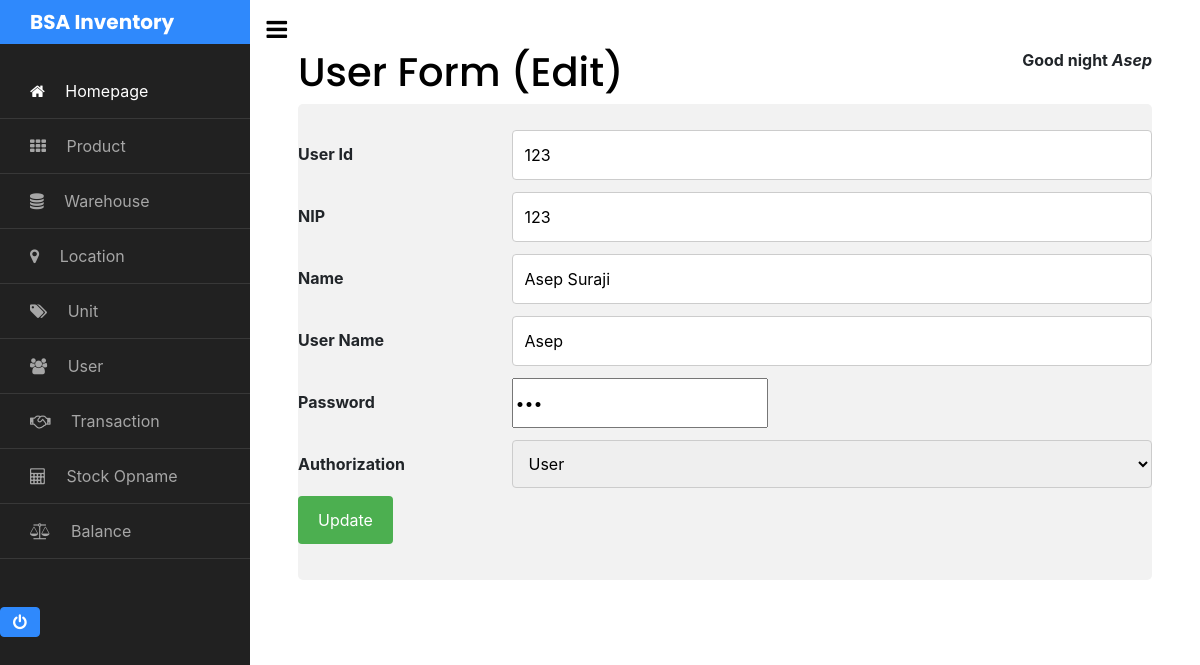
The app's page /pages/user-edit.php?id_user=123 (signed in) with its own data.
### tables this page shows
CREATE TABLE `t_user` (
  `id_user` int(11) NOT NULL,
  `nip` varchar(16) DEFAULT NULL,
  `nama` varchar(45) DEFAULT NULL,
  `pass` varchar(16) DEFAULT NULL,
  `user_name` varchar(16) DEFAULT NULL,
  `otorisasi` varchar(14) NOT NULL
);

### pages/user-edit.php (the view, shortened to what this page needs)
<?php
	  include '../include/sidebar.php';
    include '../include/config.php';
    $SQLexec = "SELECT * FROM t_user WHERE id_user = '$_GET[id_user]'";
    $query = mysqli_query($conn, $SQLexec) or die ("query salah");
    $row = mysqli_fetch_array($query);
?>
<h1>User Form (Edit)</h1>
<div class="container">
  <form method="POST" action="../model/act-user-edit.php">
    <div class="row">
      <div class="col-25">
        <label for="fname">User Id</label>
      </div>
      <div class="col-75">
        <input type="text" id="fname" name="txtId" value="<?php echo $row['id_user'];?>" readonly="">
      </div>
    </div>
    <div class="row">
      <div class="col-25">
        <label for="lname">NIP</label>
      </div>
      <div class="col-75">
        <input type="text" id="lname" name="txtNip" value="<?php echo $row['nip'];?>">
      </div>
    </div>
    <div class="row">
      <div class="col-25">
        <label for="lname">Name</label>
      </div>
      <div class="col-75">
        <input type="text" id="lname" name="txtNama" value="<?php echo $row['nama'];?>">
      </div>
    </div>
    <div class="row">
      <div class="col-25">
        <label for="lname">User Name</label>
      </div>
      <div class="col-75">
        <input type="text" id="lname" name="txtUserName" value="<?php echo $row['user_name'];?>">
      </div>
    </div>
    <div class="row">
      <div class="col-25">
        <label for="lname">Password</label>
      </div>
      <div class="col-75">
        <input type="Password" style="height: 50px" id="lname" name="txtPass" value="<?php echo $row['pass'];?>">
      </div>
    </div>
    <div class="row">
      <div class="col-25">
        <label for="lname">Authorization</label>
      </div>
      <div class="col-75">
        <select type="select" name="txtOto">
            <option value="user">User</option>
        </select>
      </div>
    </div>
    <div class="row">
      <input type="submit" value="Update">
    </div>
  </form>
</div>

### records on screen
t_user: txtId "123", txtNip "123", txtNama "Asep Suraji", txtUserName "Asep"

### other values on screen
$_SESSION['user_name'] "Asep"
